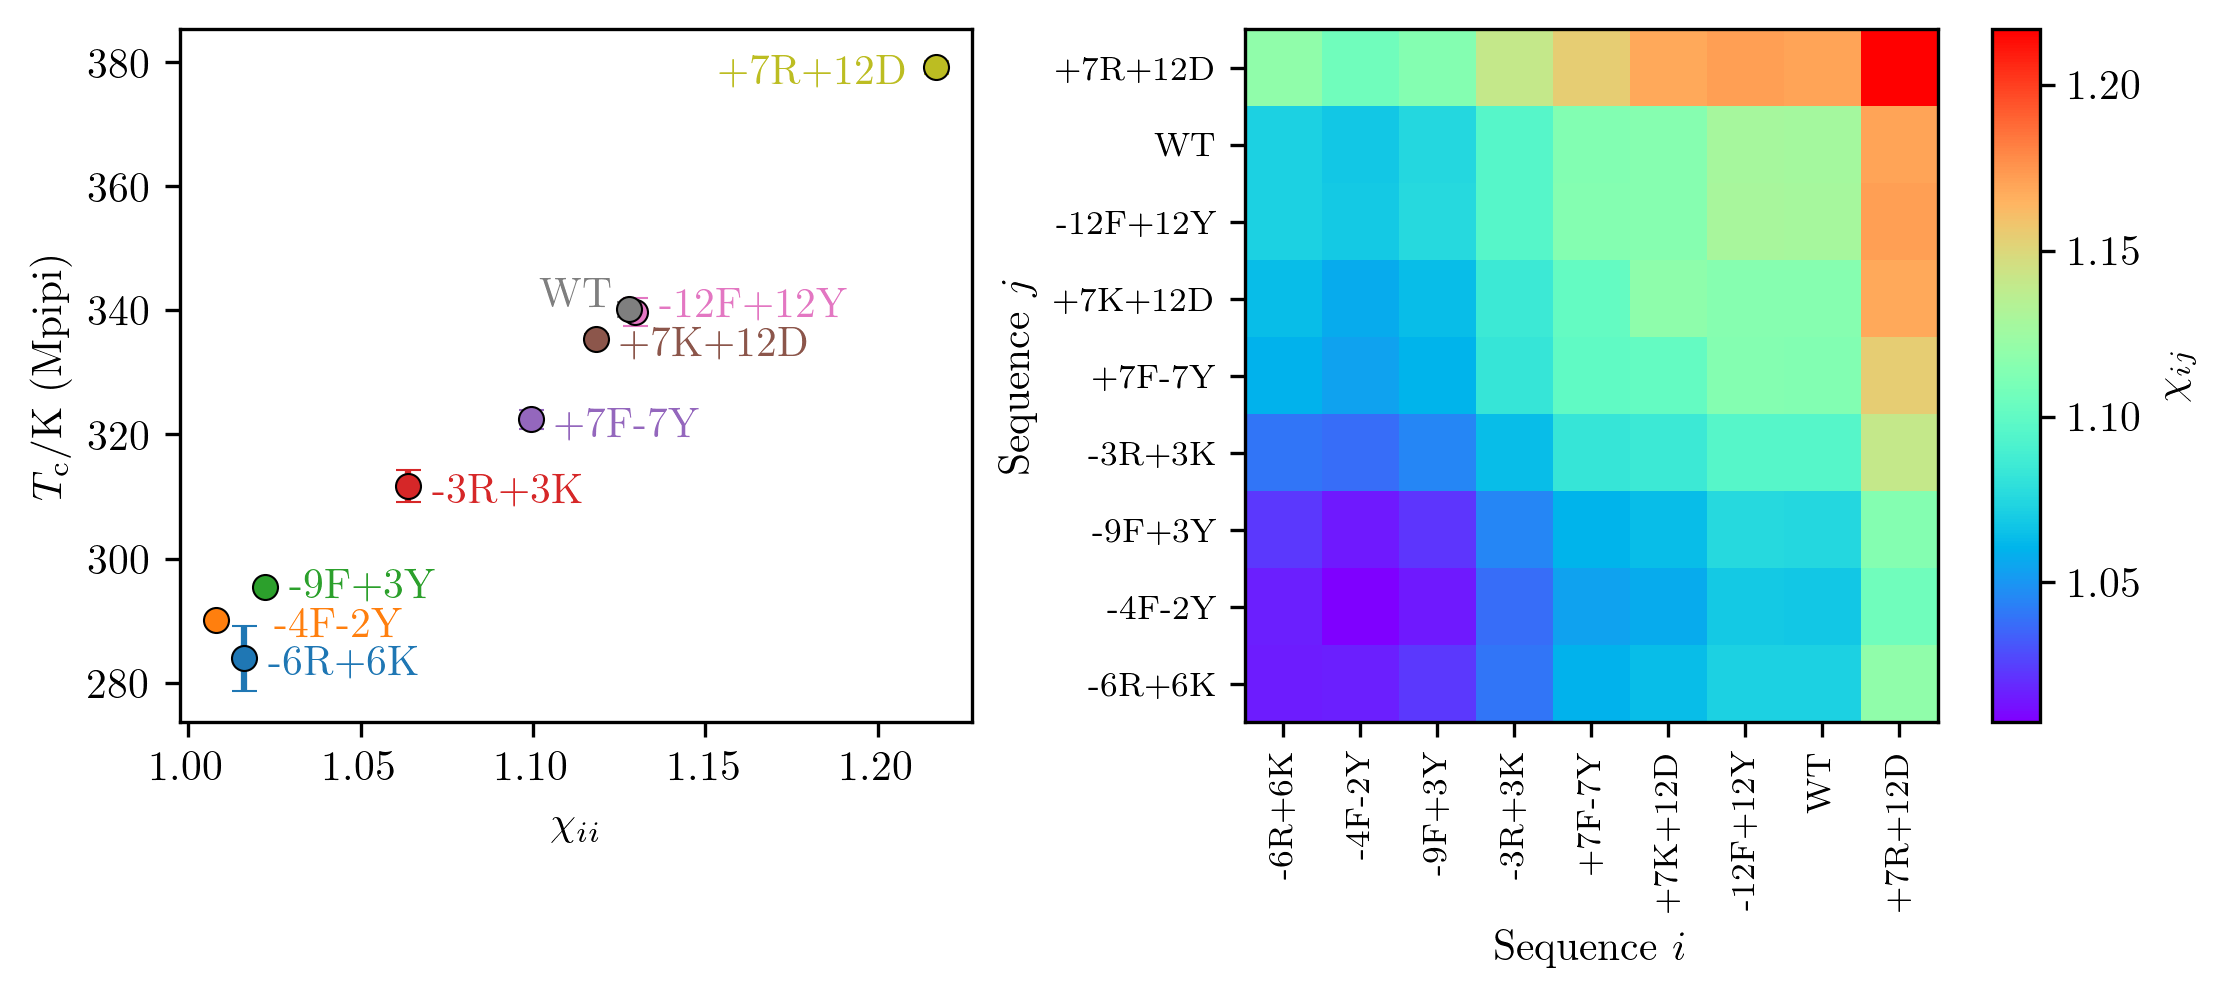

Write Python code to recreate this figure.
from epic_idp import chi_effective_calculator
import numpy as np

# Simulation data taken from Joseph et al., Nat Comput Sci 1, 732–743 (2021). https://doi.org/10.1038/s43588-021-00155-3
# Critical temperatures (Mpipi)
Tc_sim = {  '+7R+12D' : 379.1862321467743  ,\
            'WT'      : 340.1549941494668  ,\
            '-12F+12Y': 339.7728588121274  ,\
            '+7K+12D' : 335.3883654686791  ,\
            '+7F-7Y'  : 322.4232219343142  ,\
            '-3R+3K'  : 311.708309889124   ,\
            '-4F-2Y'  : 290.01317430057094 ,\
            '-6R+6K'  : 283.9045195238529  ,\
            '-9F+3Y'  : 295.4001291149048
            }
# Standard deviations of the critical temperatures (Mpipi)
Tc_sim_std = {  '+7R+12D' : 1.09 ,\
                'WT'      : 1.19 ,\
                '-12F+12Y': 2.30  ,\
                '+7K+12D' : 0.86 ,\
                '+7F-7Y'  : 1.47 ,\
                '-3R+3K'  : 2.58 ,\
                '-4F-2Y'  : 0.74 ,\
                '-6R+6K'  : 5.20 ,\
                '-9F+3Y'  : 0.36
            }

seqs = {}
seqs['WT']      =   'MASASSSQRG'+'RSGSGNFGGG'+'RGGGFGGNDN'+'FGRGGNFSGR'+'GGFGGSRGGG'+\
                    'GYGGSGDGYN'+'GFGNDGSNFG'+'GGGSYNDFGN'+'YNNQSSNFGP'+'MKGGNFGGRS'+\
                    'SGPYGGGGQY'+'FAKPRNQGGY'+'GGSSSSSSYG'+'SGRRF'
seqs['-3R+3K']  =   'MASASSSQRG'+'KSGSGNFGGG'+'RGGGFGGNDN'+'FGRGGNFSGR'+'GGFGGSKGGG'+\
                    'GYGGSGDGYN'+'GFGNDGSNFG'+'GGGSYNDFGN'+'YNNQSSNFGP'+'MKGGNFGGRS'+\
                    'SGGSGGGGQY'+'FAKPRNQGGY'+'GGSSSSSSYG'+'SGRKF'
seqs['-4F-2Y']  =   'MASASSSQRG'+'RSGSGNSGGG'+'RGGGFGGNDN'+'FGRGGNSSGR'+'GGFGGSRGGG'+\
                    'GYGGSGDGYN'+'GFGNDGSNSG'+'GGGSSNDFGN'+'YNNQSSNFGP'+'MKGGNFGGRS'+\
                    'SGGSGGGGQY'+'SAKPRNQGGY'+'GGSSSSSSSG'+'SGRRF'
seqs['-6R+6K']  =   'MASASSSQKG'+'KSGSGNFGGG'+'RGGGFGGNDN'+'FGKGGNFSGR'+'GGFGGSKGGG'+\
                    'GYGGSGDGYN'+'GFGNDGSNFG'+'GGGSYNDFGN'+'YNNQSSNFGP'+'MKGGNFGGKS'+\
                    'SGGSGGGGQY'+'FAKPRNQGGY'+'GGSSSSSSYG'+'SGRKF'
seqs['+7F-7Y']  =   'MASASSSQRG'+'RSGSGNFGGG'+'RGGGFGGNDN'+'FGRGGNFSGR'+'GGFGGSRGGG'+\
                    'GFGGSGDGFN'+'GFGNDGSNFG'+'GGGSFNDFGN'+'FNNQSSNFGP'+'MKGGNFGGRS'+\
                    'SGGSGGGGQF'+'FAKPRNQGGF'+'GGSSSSSSFG'+'SGRRF'
seqs['+7K+12D'] =   'MASADSSQRD'+'RDDKGNFGDG'+'RGGGFGGNDN'+'FGRGGNFSDR'+'GGFGGSRGDG'+\
                    'KYGGDGDKYN'+'GFGNDGKNFG'+'GGGSYNDFGN'+'YNNQSSNFDP'+'MKGGNFKDRS'+\
                    'SGPYDKGGQY'+'FAKPRNQGGY'+'GGSSSSKSYG'+'SDRRF'
seqs['+7R+12D'] =   'MASADSSQRD'+'RDDRGNFGDG'+'RGGGFGGNDN'+'FGRGGNFSDR'+'GGFGGSRGDG'+\
                    'RYGGDGDRYN'+'GFGNDGRNFG'+'GGGSYNDFGN'+'YNNQSSNFDP'+'MKGGNFRDRS'+\
                    'SGPYDRGGQY'+'FAKPRNQGGY'+'GGSSSSRSYG'+'SDRRF'
seqs['-9F+3Y']  =   'MASASSSQRG'+'RSGSGNFGGG'+'RGGGYGGNDN'+'GGRGGNYSGR'+'GGFGGSRGGG'+\
                    'GYGGSGDGYN'+'GGGNDGSNYG'+'GGGSYNDSGN'+'GNNQSSNFGP'+'MKGGNYGGRS'+\
                    'SGGSGGGGQY'+'GAKPRNQGGY'+'GGSSSSSSYG'+'SGRRS'
seqs['-12F+12Y']=   'MASASSSQRG'+'RSGSGNYGGG'+'RGGGYGGNDN'+'YGRGGNYSGR'+'GGYGGSRGGG'+\
                    'GYGGSGDGYN'+'GYGNDGSNYG'+'GGGSYNDYGN'+'YNNQSSNYGP'+'MKGGNYGGRS'+\
                    'SGGSGGGGQY'+'YAKPRNQGGY'+'GGSSSSSSYG'+'SGRRY'
#seq_names = list(seqs.keys()) # All sequence names

# Order seq_names according to T_c
idx = np.argsort( np.array(list(Tc_sim.values())) )
seq_names = np.array(list(Tc_sim.keys()))[idx]

######################################################################
######### Use EPIC-IDP to calculate effective chi parameters #########
######################################################################

# Create the chi_effective_calculator object
cec = chi_effective_calculator(rho0=1., lB=1.7, kappa=0.75, a=0.1, Vh0=3.0, interaction_matrix='Mpipi')

# Add the A1 sequences
for seq_name in seq_names:
    cec.add_IDP(seq_name,seqs[seq_name])

chi_eff_matrix = cec.calc_all_chi_eff()


######################################################################
###################### Visualize the results #########################
######################################################################

import matplotlib.pyplot as plt
plt.rcParams['font.family'] = 'Times New Roman'
plt.rcParams['text.usetex'] = True

fig, axes = plt.subplots(figsize=(8,3.),ncols=4, gridspec_kw={'width_ratios':[1,0.27,1,0.06], 'wspace':0.01})

ax = axes[0]
x_TC = np.array([Tc_sim[seq_name] for seq_name in seq_names])
std_Tc = np.array([Tc_sim_std[seq_name] for seq_name in seq_names])
chi_ii = np.diag(chi_eff_matrix)

# Annotated points
for i, sn in enumerate(seq_names):
    ax.errorbar(chi_ii[i], Tc_sim[sn], yerr=Tc_sim_std[sn], fmt='o', color='C'+str(i),mec='k',mew=0.5, capsize=3, capthick=2.)

    # Annotate the points
    X = chi_ii[i]+0.007
    Y = Tc_sim[sn]-4
    if sn == '+7R+12D':
        X -= 0.07
    if sn == 'WT':
        X -= 0.033
        Y += 3.
    if sn == '-12F+12Y':
        Y += 2
    if sn == '-4F-2Y':
        X += 0.01
    if sn == '-9F+3Y':
        Y += 1.
    ax.text(X, Y, sn, fontsize=10, color='C'+str(i), va='bottom')

ax.set_xlabel(r'$\chi_{ii}$')
ax.set_ylabel(r'$T_c / {\rm K}$ (Mpipi)')

axes[1].axis('off')

ax = axes[2]
cax = ax.imshow(chi_eff_matrix,cmap='rainbow',aspect='equal',origin='lower')
cbar = fig.colorbar(cax,cax=axes[3])
cbar.set_label(r'$\chi_{ij}$')

# Ticks and tick labels are the sequence names
ax.set_xticks(np.arange(len(seq_names)))
ax.set_yticks(np.arange(len(seq_names)))
ax.set_xticklabels(seq_names,rotation=90, fontsize=8)
ax.set_yticklabels(seq_names, fontsize=8)

ax.set_xlabel(r'Sequence $i$')
ax.set_ylabel(r'Sequence $j$')

plt.savefig('example_2.png',dpi=300, bbox_inches='tight')
plt.show()
